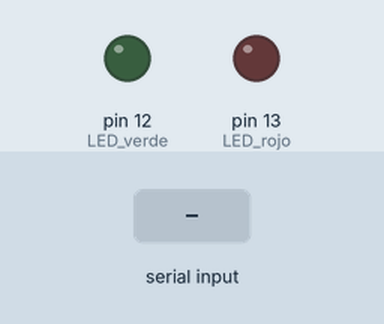
This sketch was run on a simulated Arduino Uno, built with avr-gcc and run on an emulated ATmega328P. On the bench: output pins drawn as LEDs (lit = HIGH). Inputs (shaded band) come from the test bench.

Above: at 1.2 s.
1.3 s: "R" received over Serial
At 2.0 s:
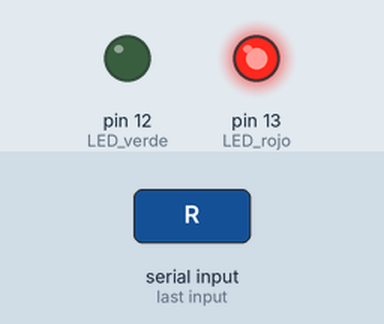
2.8 s: "V" received over Serial
At 3.2 s:
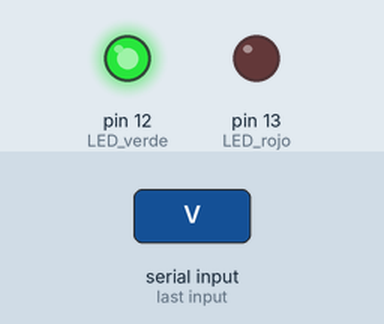
4.3 s: "1" received over Serial
At 5.5 s:
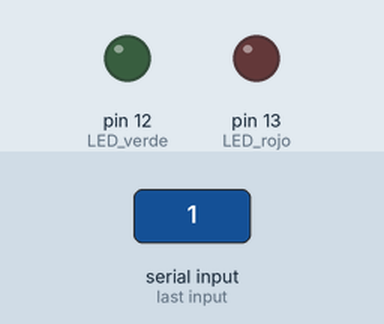
Timing chart, 0 to 7.3 s (numbered marks = the images above; inputs shaded):
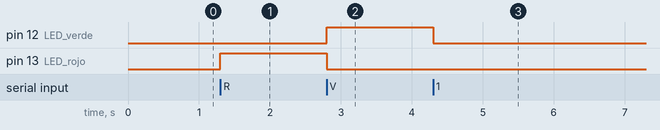

The sketch:

Arduino_puntotres.ino
```cpp
char dato;

void setup() {
  Serial.begin(9600);

  pinMode(13, OUTPUT); // LED rojo
  pinMode(12, OUTPUT); // LED verde

  digitalWrite(13, LOW);
  digitalWrite(12, LOW);
}

void loop() {
  if (Serial.available() > 0) {
    dato = Serial.read();

    // Apagar ambos LEDs antes de encender uno
    digitalWrite(13, LOW);
    digitalWrite(12, LOW);

    if (dato == 'R') {
      digitalWrite(13, HIGH); // rojo ON
    }
    else if (dato == 'V') {
      digitalWrite(12, HIGH); // verde ON
    }
  }
}
```

Measured:
- after the input at 1.3 s, pin 13 (LED_rojo): LOW → HIGH at once
- after the input at 2.8 s, pin 12 (LED_verde): LOW → HIGH at once; pin 13 (LED_rojo): HIGH → LOW at once
- after the input at 4.3 s, pin 12 (LED_verde): HIGH → LOW at once
